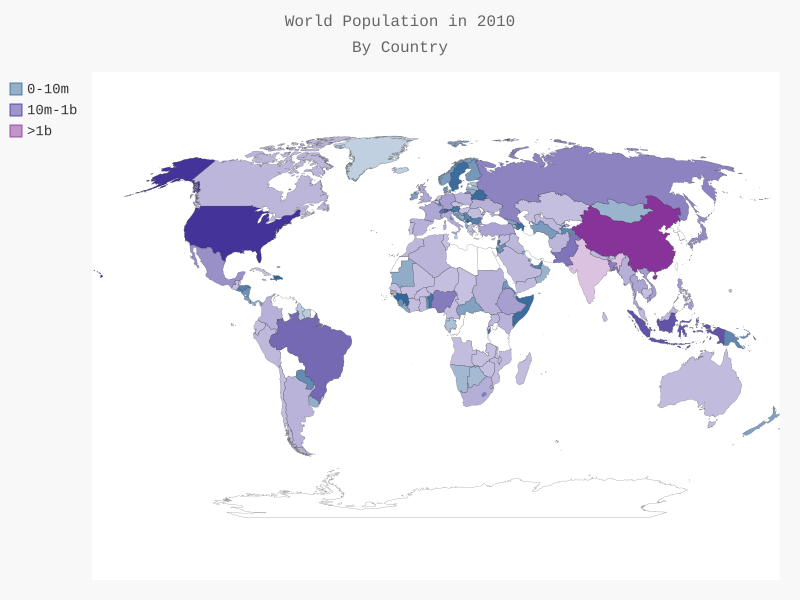

Reproduce this figure in Python.
import json
import pygal
from pygal.style import LightColorizedStyle as LCS, RotateStyle as RS
from country_codes import get_country_codes
file_name = 'population_data.json'
with open(file_name) as f:
	pop_data = json.load(f)

cc_poulations = {}
for pop_dict in pop_data:
	if pop_dict['Year'] == '2010':
		country_name = pop_dict['Country Name']
		population = int(float(pop_dict['Value']))
		code = get_country_codes(country_name)
		if code:
			cc_poulations[code] = population
a,b,c = {},{},{}
for cc,pop in cc_poulations.items():
	if pop < 10000000:
		a[cc] = pop
	elif pop < 1000000000:
		b[cc] = pop
	else:
		c[cc] = pop

print(a)
wm_style = RS('#336699',base_style=LCS)
wm = pygal.maps.world.World(style=wm_style)
wm.title = 'World Population in 2010 \n By Country'
wm.add('0-10m',a)
wm.add('10m-1b',b)
wm.add('>1b',c)
wm.render_to_file('world.svg')
